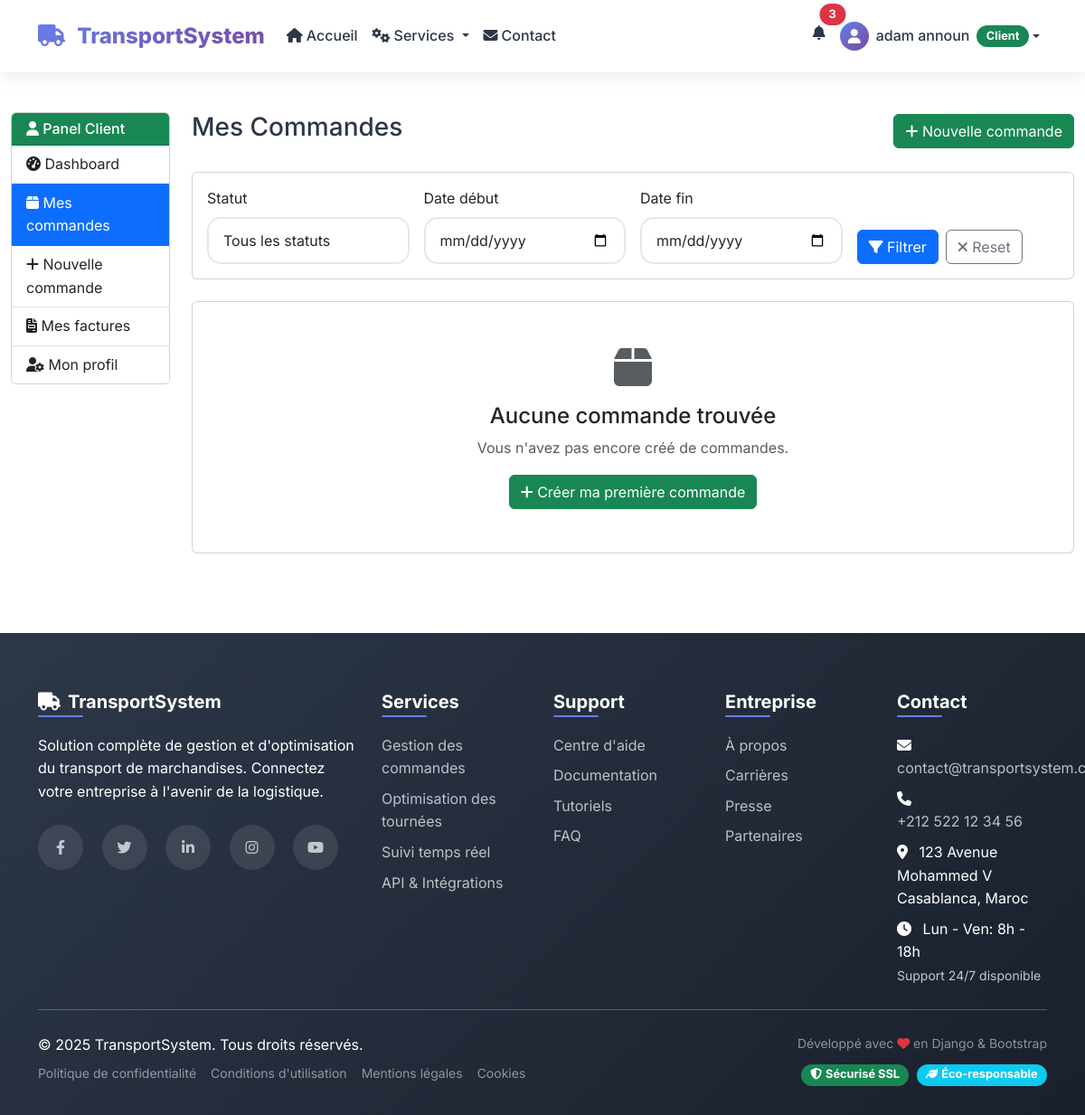
The app's page /client/commandes/ (signed in), older data.
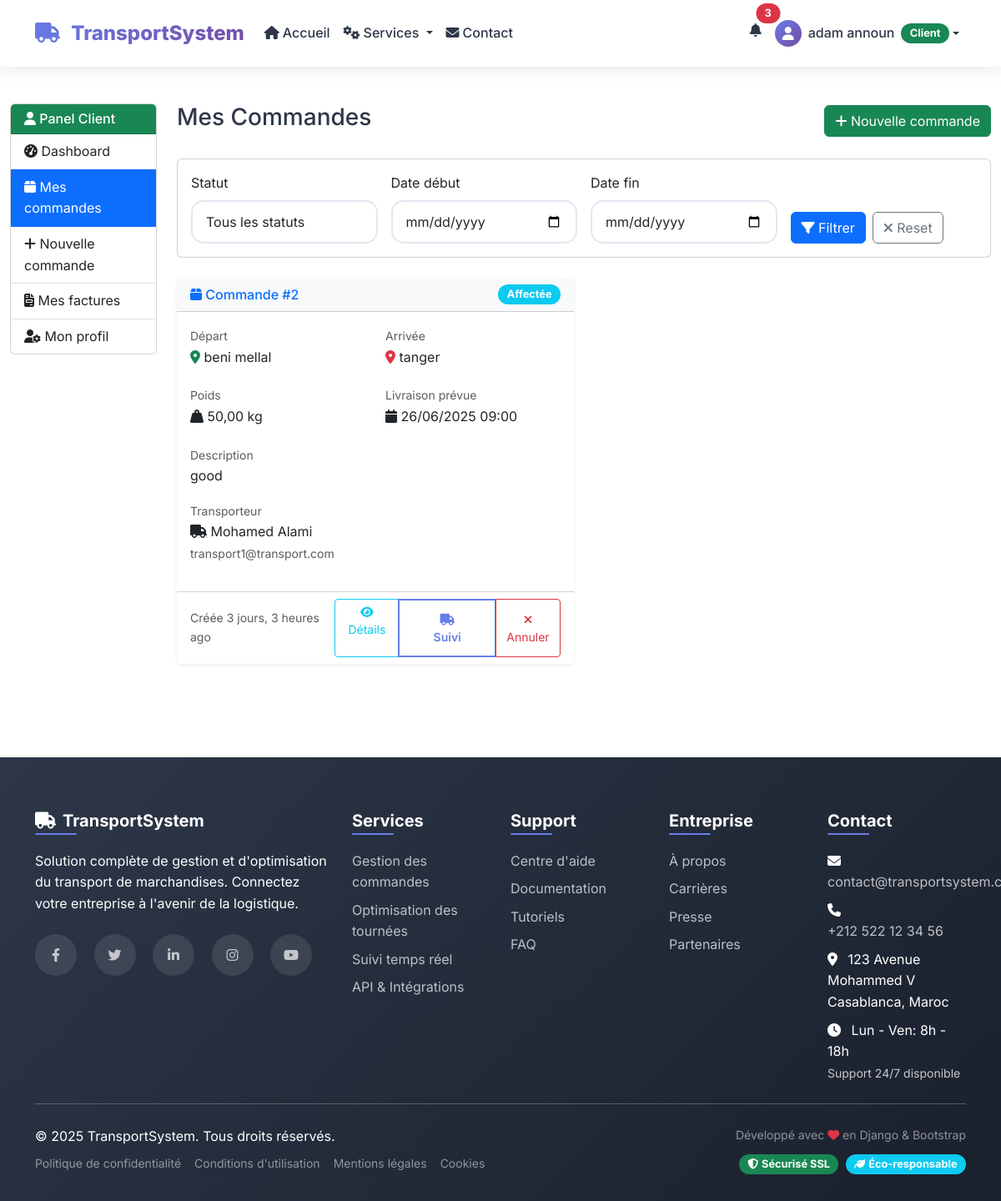
The same page, newer data.
### utilisateurs/models.py (models this page shows, shortened)
class Commande(models.Model):
    STATUS_CHOICES = [
        ('en_attente', 'En attente'),
        ('affectee', 'Affectée'),
        ('planifiee', 'Planifiée'),  # Nouveau statut
        ('en_cours', 'En cours'),
        ('livree', 'Livrée'),
        ('annulee', 'Annulée'),
    ]
    PRIORITY_CHOICES = [
        ('basse', 'Basse'),
        ('normale', 'Normale'),
        ('haute', 'Haute'),
        ('urgente', 'Urgente'),
    ]
    id = models.AutoField(primary_key=True)
    client = models.ForeignKey(User, on_delete=models.CASCADE, related_name='commandes_client')
    transporteur = models.ForeignKey(User, on_delete=models.CASCADE, related_name='commandes_transporteur', null=True, blank=True)
    planificateur = models.ForeignKey(User, on_delete=models.SET_NULL, related_name='commandes_planifiees', null=True, blank=True)  # Nouveau champ
    origine = models.CharField(max_length=200)
    destination = models.CharField(max_length=200)
    description_marchandise = models.TextField()
    poids = models.DecimalField(max_digits=10, decimal_places=2, validators=[MinValueValidator(Decimal('0.01'))])
    date_creation = models.DateTimeField(auto_now_add=True)
    date_livraison_prevue = models.DateTimeField()
    date_livraison_planifiee = models.DateTimeField(null=True, blank=True)  # Nouveau champ pour la planification
    statut = models.CharField(max_length=20, choices=STATUS_CHOICES, default='en_attente')
    priorite = models.CharField(max_length=10, choices=PRIORITY_CHOICES, default='normale')  # Nouveau champ
    prix = models.DecimalField(max_digits=10, decimal_places=2, null=True, blank=True)
    notes = models.TextField(blank=True)
    distance_estimee = models.DecimalField(max_digits=8, decimal_places=2, null=True, blank=True)  # En km
    duree_estimee = models.DurationField(null=True, blank=True)  # Durée estimée du transport
    class Meta:
        managed = True
        db_table = 'commandes'
        ordering = ['-date_creation']
        indexes = [
            models.Index(fields=['statut', 'date_creation']),
            models.Index(fields=['transporteur', 'statut']),
            models.Index(fields=['planificateur', 'statut']),
        ]
    def get_statut_display(self):
        return dict(self.STATUS_CHOICES).get(self.statut, self.statut)

class User(models.Model):
    ROLE_CHOICES = [
        ('admin', 'Admin'),
        ('client', 'Client'),
        ('transporteur', 'Transporteur'),
        ('planificateur', 'Planificateur')
    ]
    id = models.AutoField(primary_key=True)
    username = models.CharField(max_length=50, unique=True)
    email = models.CharField(max_length=100, unique=True)
    password = models.CharField(max_length=255)
    role = models.CharField(max_length=15, choices=ROLE_CHOICES)
    first_name = models.CharField(max_length=50, null=True, blank=True)
    last_name = models.CharField(max_length=50, null=True, blank=True)
    phone = models.CharField(max_length=20, null=True, blank=True)
    created_at = models.DateTimeField(auto_now_add=True)
    updated_at = models.DateTimeField(auto_now=True)
    is_active = models.BooleanField(default=True)
    class Meta:
        managed = True
        db_table = 'users'

### utilisateurs/views.py (the view)
    def _wrapped_view(request, *args, **kwargs):
        if 'user_id' not in request.session or request.session.get('role') != 'client':
            messages.error(request, 'Accès non autorisé.')
            return redirect('login')
        return view_func(request, *args, **kwargs)

### templates/client/client_commandes.html (shortened to what this page needs)
{% extends 'public/base.html' %}
{% block content %}
<div class="container-fluid py-4">
    <div class="row">
        <div class="col-md-3 col-lg-2">
            <div class="card">
                <div class="card-header bg-success text-white">
                    <h6 class="mb-0"><i class="fas fa-user"></i> Panel Client</h6>
                </div>
                <div class="list-group list-group-flush">
                    <a href="{% url 'client_dashboard' %}" class="list-group-item list-group-item-action">
                        <i class="fas fa-tachometer-alt"></i> Dashboard
                    </a>
                    <a href="{% url 'client_commandes' %}" class="list-group-item list-group-item-action active">
                        <i class="fas fa-box"></i> Mes commandes
                    </a>
                    <a href="{% url 'client_nouvelle_commande' %}" class="list-group-item list-group-item-action">
                        <i class="fas fa-plus"></i> Nouvelle commande
                    </a>
                    <a href="{% url 'client_factures' %}" class="list-group-item list-group-item-action">
                        <i class="fas fa-file-invoice"></i> Mes factures
                    </a>
                    <a href="{% url 'client_profil' %}" class="list-group-item list-group-item-action">
                        <i class="fas fa-user-cog"></i> Mon profil
                    </a>
                </div>
            </div>
        </div>
        <div class="col-md-9 col-lg-10">
            <div class="d-flex justify-content-between align-items-center mb-4">
                <h1 class="h3">Mes Commandes</h1>
                <a href="{% url 'client_nouvelle_commande' %}" class="btn btn-success">
                    <i class="fas fa-plus"></i> Nouvelle commande
                </a>
            </div>
            <div class="card mb-4">
                <div class="card-body">
                    <form method="GET" class="row g-3">
                        <div class="col-md-3">
                            <label class="form-label">Statut</label>
                            <select class="form-control" name="statut">
                                <option value="">Tous les statuts</option>
                            </select>
                        </div>
                        <div class="col-md-3">
                            <label class="form-label">Date début</label>
                            <input type="date" class="form-control" name="date_debut" value="{{ request.GET.date_debut }}">
                        </div>
                        <div class="col-md-3">
                            <label class="form-label">Date fin</label>
                            <input type="date" class="form-control" name="date_fin" value="{{ request.GET.date_fin }}">
                        </div>
                        <div class="col-md-3 d-flex align-items-end">
                            <button type="submit" class="btn btn-primary me-2">
                                <i class="fas fa-filter"></i> Filtrer
                            </button>
                            <a href="{% url 'client_commandes' %}" class="btn btn-outline-secondary">
                                <i class="fas fa-times"></i> Reset
                            </a>
                        </div>
                    </form>
                </div>
            </div>
            {% if commandes %}
                <div class="row">
                    {% for commande in commandes %}
                    <div class="col-lg-6 mb-4">
                        <div class="card h-100 shadow-sm border-0">
                            <div class="card-header bg-light d-flex justify-content-between align-items-center">
                                <h6 class="mb-0 text-primary">
                                    <i class="fas fa-box"></i> Commande #{{ commande.id }}
                                </h6>
                                <span class="badge bg-{% if commande.statut == 'livree' %}success{% elif commande.statut == 'en_cours' %}warning{% elif commande.statut == 'affectee' %}info{% elif commande.statut == 'annulee' %}danger{% else %}secondary{% endif %}">
                                    {{ commande.get_statut_display }}
                                </span>
                            </div>
                            <div class="card-body">
                                <div class="row mb-3">
                                    <div class="col-6">
                                        <small class="text-muted">Départ</small>
                                        <p class="mb-1"><i class="fas fa-map-marker-alt text-success"></i> {{ commande.origine }}</p>
                                    </div>
                                    <div class="col-6">
                                        <small class="text-muted">Arrivée</small>
                                        <p class="mb-1"><i class="fas fa-map-marker-alt text-danger"></i> {{ commande.destination }}</p>
                                    </div>
                                </div>
                                <div class="row mb-3">
                                    <div class="col-6">
                                        <small class="text-muted">Poids</small>
                                        <p class="mb-1"><i class="fas fa-weight-hanging"></i> {{ commande.poids }} kg</p>
                                    </div>
                                    <div class="col-6">
                                        <small class="text-muted">Livraison prévue</small>
                                        <p class="mb-1"><i class="fas fa-calendar"></i> {{ commande.date_livraison_prevue|date:"d/m/Y H:i" }}</p>
                                    </div>
                                </div>
                                <div class="mb-3">
                                    <small class="text-muted">Description</small>
                                    <p class="text-truncate">{{ commande.description_marchandise }}</p>
                                </div>
                                {% if commande.transporteur %}
                                <div class="mb-3">
                                    <small class="text-muted">Transporteur</small>
                                    <p class="mb-0">
                                        <i class="fas fa-truck"></i> {{ commande.transporteur.first_name }} {{ commande.transporteur.last_name }}
                                        <br><small class="text-muted">{{ commande.transporteur.email }}</small>
                                    </p>
                                </div>
                                {% endif %}
                            </div>
                            <div class="card-footer bg-white">
                                <div class="d-flex justify-content-between align-items-center">
                                    <small class="text-muted">
                                        Créée {{ commande.date_creation|timesince }} ago
                                    </small>
                                    <div class="btn-group">
                                        <a href="{% url 'client_commande_detail' commande.id %}" class="btn btn-sm btn-outline-info">
                                            <i class="fas fa-eye"></i> Détails
                                        </a>
                                        {% if commande.statut != 'annulee' and commande.statut != 'livree' %}
                                        <a href="{% url 'client_suivi_commande' commande.id %}" class="btn btn-sm btn-outline-primary">
                                            <i class="fas fa-truck"></i> Suivi
                                        </a>
                                        {% endif %}
                                        {% if commande.statut == 'en_attente' or commande.statut == 'affectee' %}
                                        <button class="btn btn-sm btn-outline-danger" onclick="annulerCommande({{ commande.id }})">
                                            <i class="fas fa-times"></i> Annuler
                                        </button>
                                        {% endif %}
                                    </div>
                                </div>
                            </div>
                        </div>
                    </div>
                    {% endfor %}
                </div>
            {% else %}
                <div class="card">
                    <div class="card-body text-center py-5">
                        <i class="fas fa-box fa-3x text-muted mb-3"></i>
                        <h4>Aucune commande trouvée</h4>
                        <p class="text-muted">Vous n'avez pas encore créé de commandes.</p>
                        <a href="{% url 'client_nouvelle_commande' %}" class="btn btn-success">
                            <i class="fas fa-plus"></i> Créer ma première commande
                        </a>
                    </div>
                </div>
            {% endif %}
        </div>
    </div>
</div>
{% endblock %}

Row changes from the older to the newer data that the page shows:
added Commande: id "2", statut "Affectée", origine "beni mellal", destination "tanger", poids "50,00", date_livraison_prevue "26/06/2025 09:00", description_marchandise "good", transporteur.first_name "Mohamed", transporteur.last_name "Alami", transporteur.email "transport1@transport.com", date_creation "3 jours, 3 heures", shows "Suivi"
Text that changed along with them:
text no longer shown: "Aucune commande trouvée Vous n'avez pas encore créé de commandes. Créer ma première commande"
